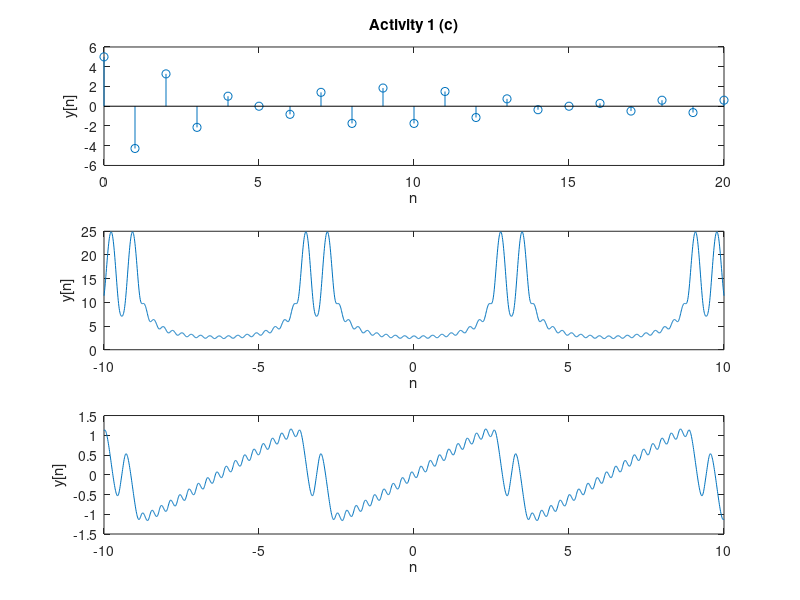

This figure's MATLAB source:
clc;
clear all;
n=0:20;
w=-10:0.01:10;
x=5*((-0.9).^n).*cos(0.1*pi*n);
subplot(3,1,1);
stem(n,x);
xlabel('n');
ylabel('y[n]');
title('Activity 1 (c)');
p=0;
q=0;
for n=0:20;
    p=p+1;
    for w=-10:0.01:10
        q=q+1;
        x1(p,q)= exp(-j*w*n);
    end
    q=0;
end
x2=x*x1;
w=-10:0.01:10;
subplot(3,1,2);
plot(w,abs(x2));
xlabel('n');
ylabel('y[n]');
subplot(3,1,3);
plot(w,angle(x2));
xlabel('n');
ylabel('y[n]');